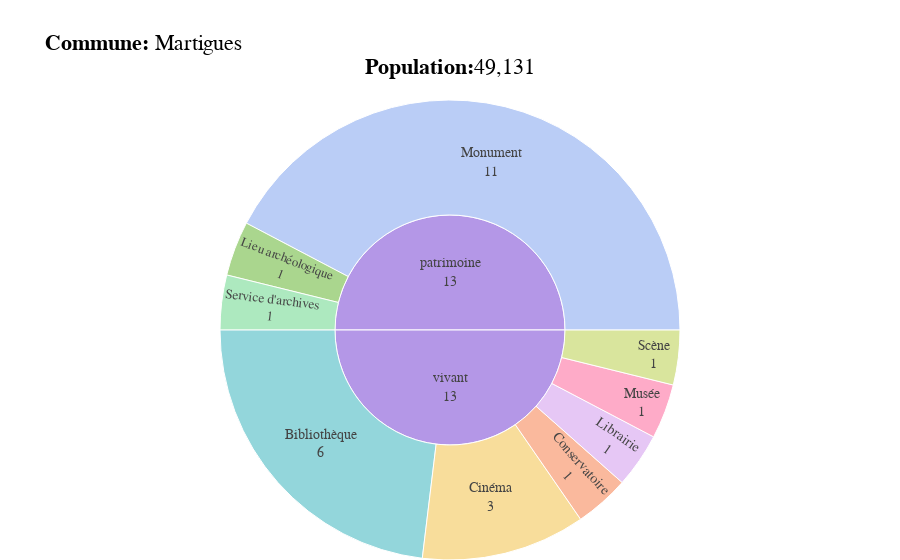

Write notebook code for a chart like this one.
### Code cell
fig = px.sunburst(
    data_frame=df_filtered,
    path=["categorie", "Type équipement ou lieu"],
    values="count",
    title=f"<b>Commune:</b> {df_filtered['Commune'].iloc[0]}",
    color="Type équipement ou lieu",  
    color_discrete_sequence=px.colors.qualitative.Pastel
)

fig.update_traces(
    texttemplate="%{label}<br>%{value:,}"
)

population_number = int(df_filtered['PTOT'].iloc[0]) 
fig.add_annotation(
    text=f"<b>Population:</b>{population_number:,}",  
    x=0.5,  
    y=1.10,  
    showarrow=False,
    font=dict(size=22, color="black", family="Arial"), 
    align="center", 
    xref="paper", 
    yref="paper"  
)


fig.update_layout(
    margin=dict(t=100, l=0, r=0, b=0),
    title_font=dict(
        family="Arial, sans-serif",  
        size=22,  
        color="black"  
    ),
    font=dict(
        family="Arial, sans-serif",  
        size=14,  
        color="black" 
    )
)

fig.show()

### Figure 1 — Plotly figure (JSON) as saved in the notebook; plotly's stock layout.template omitted (floating-point values rounded to 4 significant figures)
{"data": [{"branchvalues": "total", "customdata": [["Bibliothèque"], ["Cinéma"], ["Conservatoire"], ["Librairie"], ["Lieu archéologique"], ["Monument"], ["Musée"], ["Scène"], ["Service d'archives"], ["(?)"], ["(?)"]], "domain": {"x": [0, 1], "y": [0, 1]}, "hovertemplate": "labels=%{label}<br>count=%{value}<br>parent=%{parent}<br>id=%{id}<br>Type équipement ou lieu=%{customdata[0]}<extra></extra>", "ids": ["vivant/Bibliothèque", "vivant/Cinéma", "vivant/Conservatoire", "vivant/Librairie", "patrimoine/Lieu archéologique", "patrimoine/Monument", "vivant/Musée", "vivant/Scène", "patrimoine/Service d'archives", "patrimoine", "vivant"], "labels": ["Bibliothèque", "Cinéma", "Conservatoire", "Librairie", "Lieu archéologique", "Monument", "Musée", "Scène", "Service d'archives", "patrimoine", "vivant"], "marker": {"colors": ["rgb(102, 197, 204)", "rgb(246, 207, 113)", "rgb(248, 156, 116)", "rgb(220, 176, 242)", "rgb(135, 197, 95)", "rgb(158, 185, 243)", "rgb(254, 136, 177)", "rgb(201, 219, 116)", "rgb(139, 224, 164)", "rgb(180, 151, 231)", "rgb(180, 151, 231)"]}, "name": "", "parents": ["vivant", "vivant", "vivant", "vivant", "patrimoine", "patrimoine", "vivant", "vivant", "patrimoine", "", ""], "texttemplate": "%{label}<br>%{value:,}", "type": "sunburst", "values": [6, 3, 1, 1, 1, 11, 1, 1, 1, 13, 13]}], "layout": {"annotations": [{"align": "center", "font": {"color": "black", "family": "Arial", "size": 22}, "showarrow": false, "text": "<b>Population:</b>49,131", "x": 0.5, "xref": "paper", "y": 1.1, "yref": "paper"}], "font": {"color": "black", "family": "Arial, sans-serif", "size": 14}, "legend": {"tracegroupgap": 0}, "margin": {"b": 0, "l": 0, "r": 0, "t": 100}, "sunburstcolorway": ["rgb(102, 197, 204)", "rgb(246, 207, 113)", "rgb(248, 156, 116)", "rgb(220, 176, 242)", "rgb(135, 197, 95)", "rgb(158, 185, 243)", "rgb(254, 136, 177)", "rgb(201, 219, 116)", "rgb(139, 224, 164)", "rgb(180, 151, 231)", "rgb(179, 179, 179)"], "title": {"font": {"color": "black", "family": "Arial, sans-serif", "size": 22}, "text": "<b>Commune:</b> Martigues"}}}
